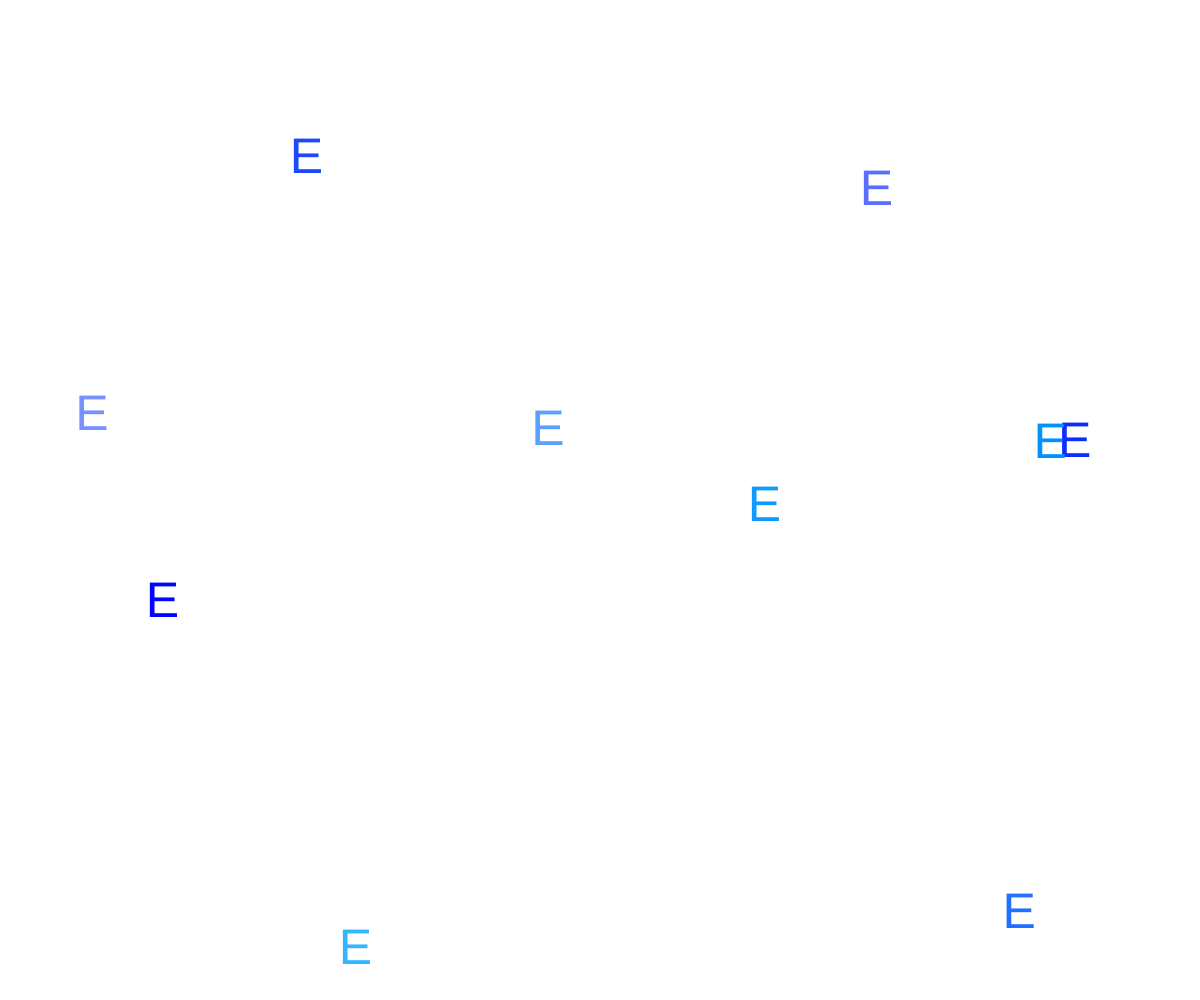
Frame 1 (no input)
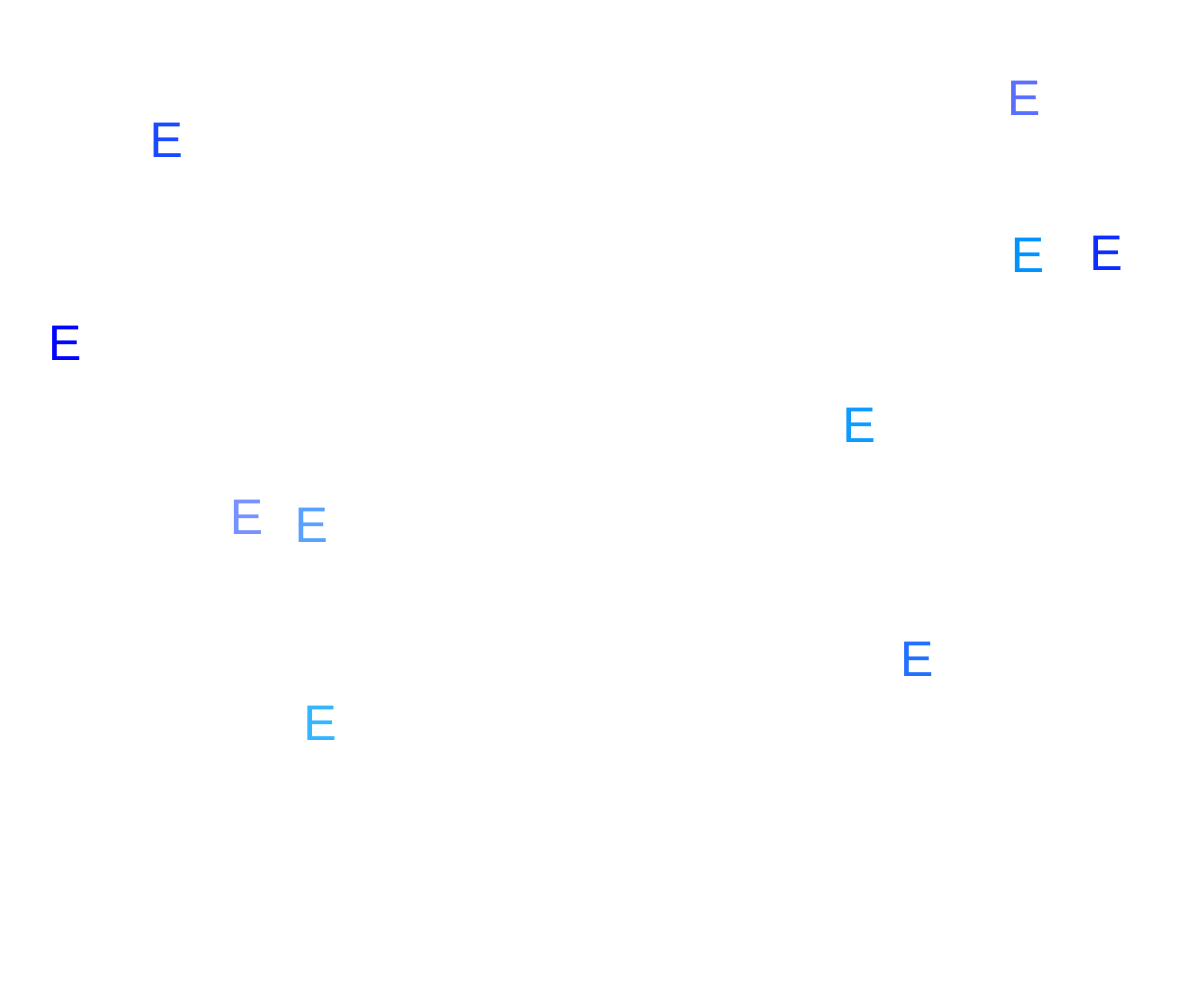
Frame 60 (no input)
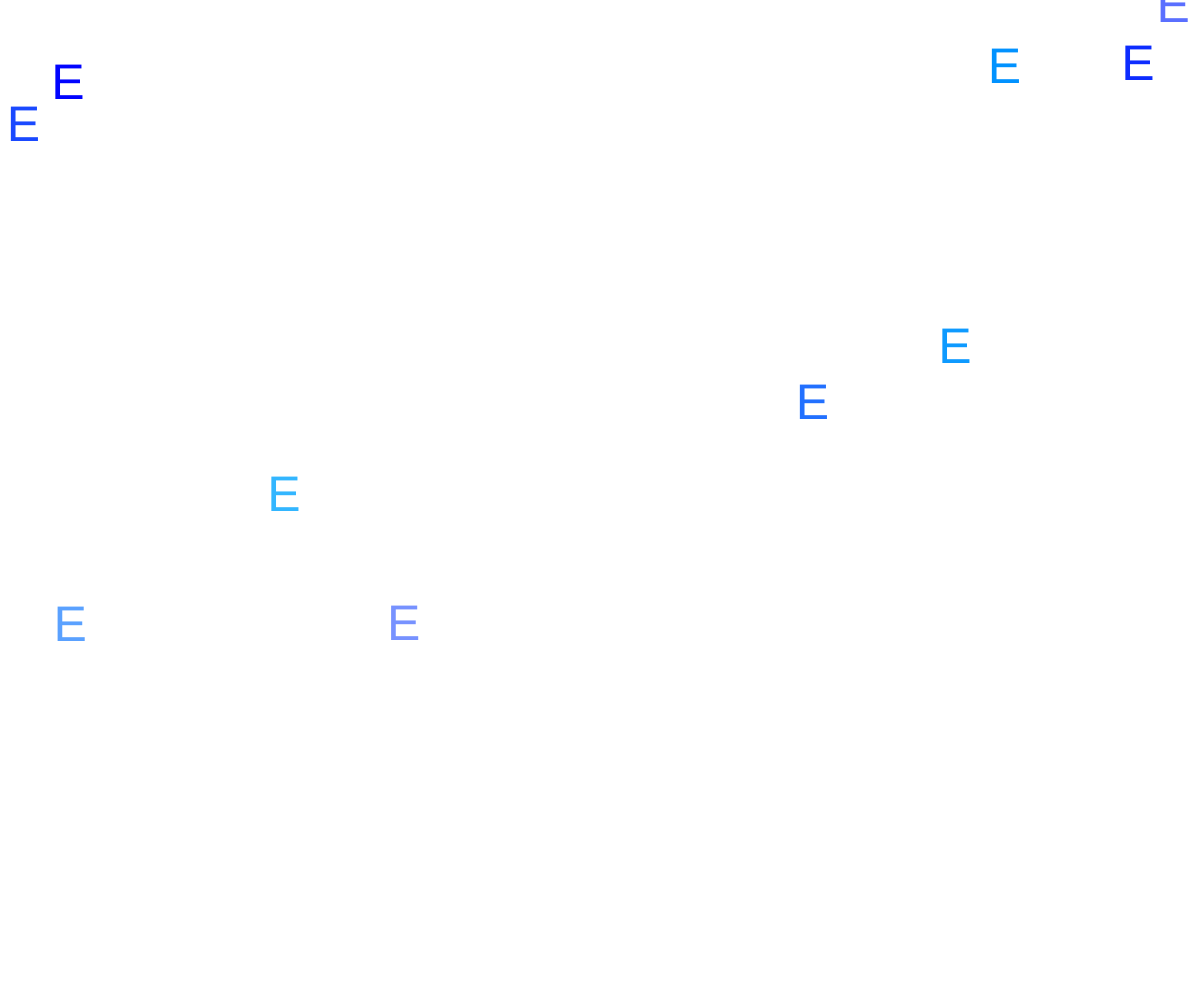
Frame 120 (the mouse pressed at the canvas centre since frame 60)

The p5.js sketch that drew these frames (run headless with seeded random() and noise() and a simulated clock; from frame 60 on, the mouse is pressed at the canvas centre):

// p5.js sketch
// ── sketch.js
//I referenced ChatGPT (how to make E float around screen in different shades of blue)
//you can also press on screen to produce more Es
  let es = [];

function setup() {
  createCanvas(window.innerWidth, window.innerHeight);
  colorMode(HSB, 360, 100, 100); // set color mode to HSB
  for (let i = 0; i < 10; i++) {
    es.push({
      x: random(width),
      y: random(height),
      speedX: random(-5, 5),
      speedY: random(-5, 5),
      color: color(random(200, 240), random(50, 100), 100), // set hue and saturation range for shades of blue
    });
  }
}

function draw() {
  background(220);
  
  textSize(50);
  
  for (let i = 0; i < es.length; i++) {
    let e = es[i];
    e.x += e.speedX;
    e.y += e.speedY;
    
    if (e.x < 0 || e.x > width) {
      e.speedX *= -1;
    }
    
    if (e.y < 0 || e.y > height) {
      e.speedY *= -1;
    }
    
    fill(e.color);
    text('E', e.x, e.y);
  }
}

function mouseClicked() {
  es.push({
    x: mouseX,
    y: mouseY,
    speedX: random(-5, 5),
    speedY: random(-5, 5),
    color: color(random(200, 240), random(50, 100), 100), // set hue and saturation range for shades of blue
  });
}
